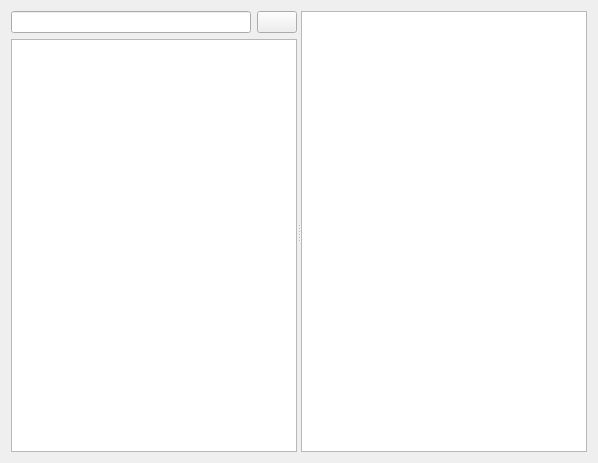
<?xml version="1.0" encoding="UTF-8"?>
<ui version="4.0">
 <class>CAuxDictionary</class>
 <widget class="QDialog" name="CAuxDictionary">
  <property name="geometry">
   <rect>
    <x>0</x>
    <y>0</y>
    <width>598</width>
    <height>463</height>
   </rect>
  </property>
  <property name="windowTitle">
   <string>Dictionary</string>
  </property>
  <layout class="QVBoxLayout" name="verticalLayout_2">
   <item>
    <widget class="QSplitter" name="verticalSplitter">
     <property name="orientation">
      <enum>Qt::Horizontal</enum>
     </property>
     <widget class="QWidget" name="layoutWidget">
      <layout class="QVBoxLayout" name="verticalLayout">
       <item>
        <layout class="QHBoxLayout" name="horizontalLayout">
         <item>
          <widget class="QLineEdit" name="editWord"/>
         </item>
         <item>
          <widget class="QPushButton" name="btnClear">
           <property name="text">
            <string/>
           </property>
           <property name="autoDefault">
            <bool>false</bool>
           </property>
          </widget>
         </item>
        </layout>
       </item>
       <item>
        <widget class="QListWidget" name="listWords"/>
       </item>
      </layout>
     </widget>
     <widget class="QTextBrowser" name="browser">
      <property name="openExternalLinks">
       <bool>false</bool>
      </property>
      <property name="openLinks">
       <bool>false</bool>
      </property>
     </widget>
    </widget>
   </item>
  </layout>
 </widget>
 <tabstops>
  <tabstop>editWord</tabstop>
  <tabstop>btnClear</tabstop>
  <tabstop>listWords</tabstop>
 </tabstops>
 <resources/>
 <connections>
  <connection>
   <sender>btnClear</sender>
   <signal>clicked()</signal>
   <receiver>editWord</receiver>
   <slot>clear()</slot>
   <hints>
    <hint type="sourcelabel">
     <x>389</x>
     <y>22</y>
    </hint>
    <hint type="destinationlabel">
     <x>329</x>
     <y>22</y>
    </hint>
   </hints>
  </connection>
 </connections>
</ui>
